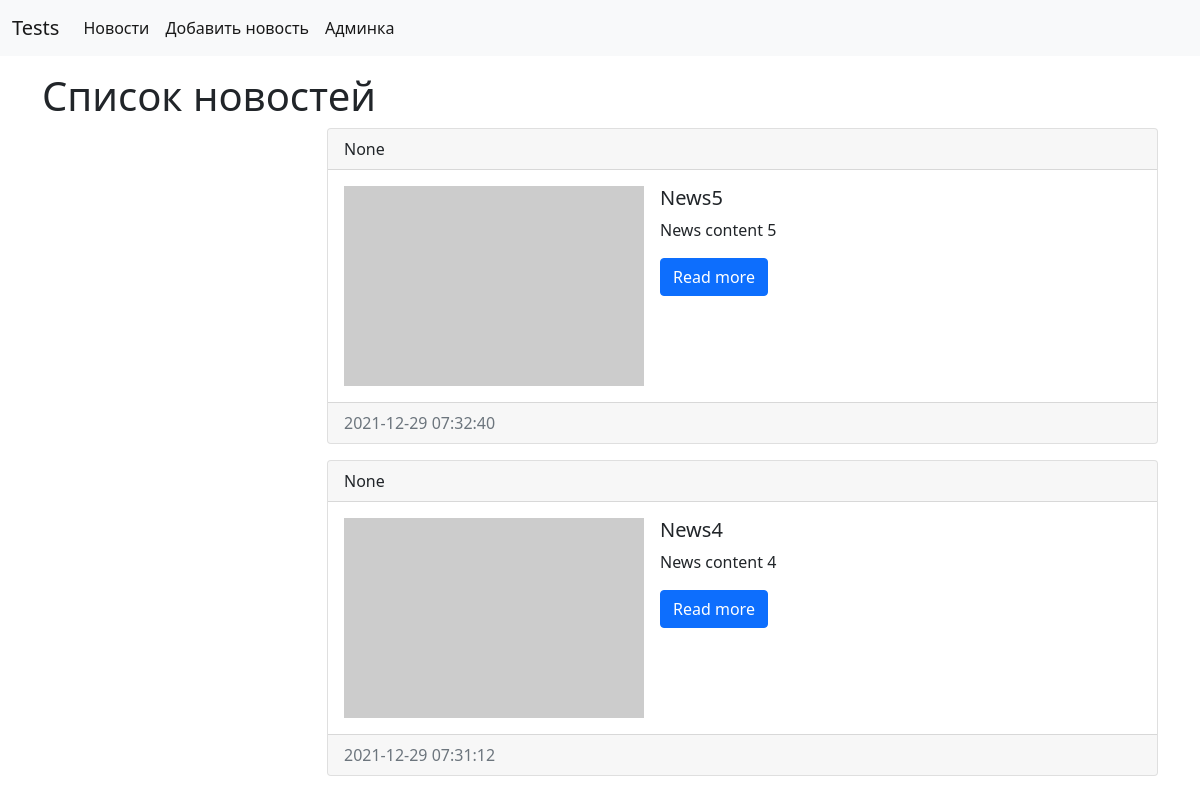
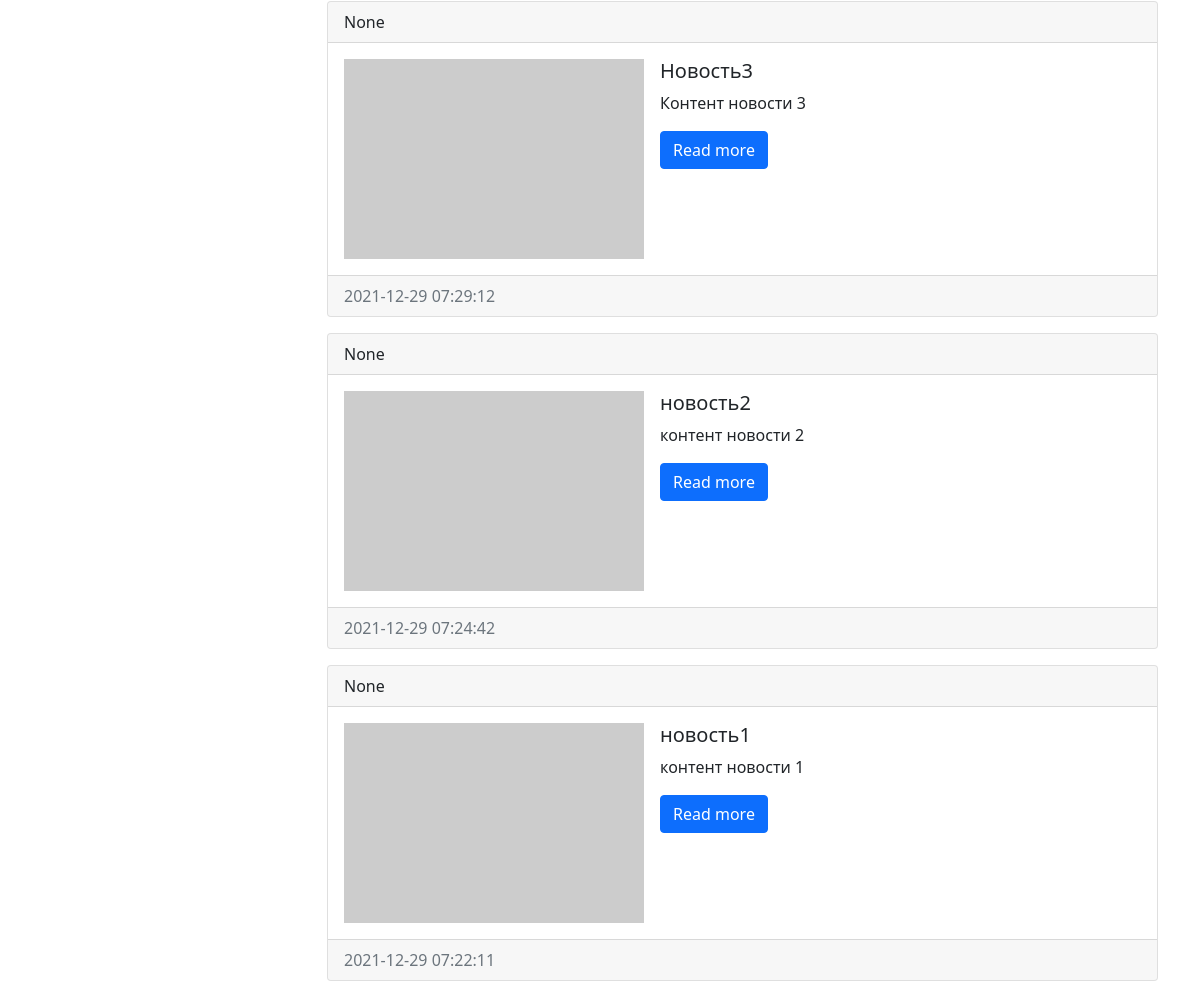
/, run on an earlier commit of the app's database (2 pictures, top to bottom).
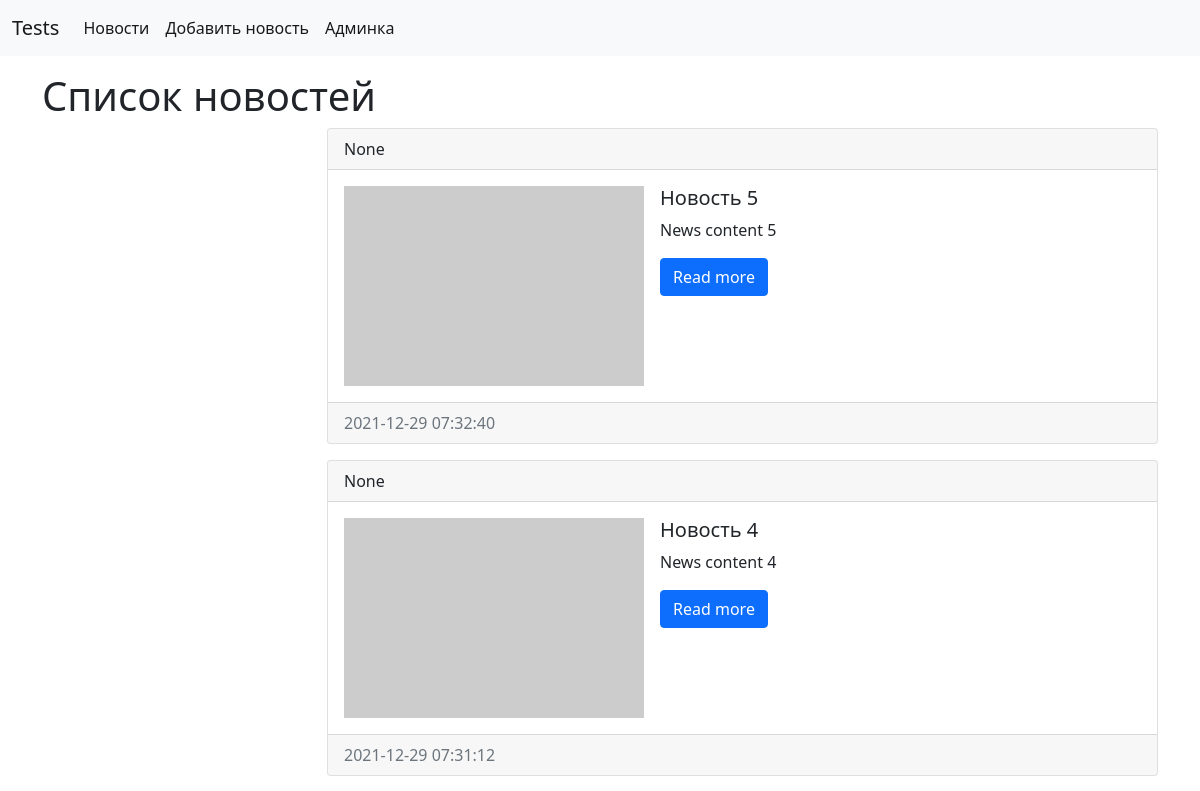
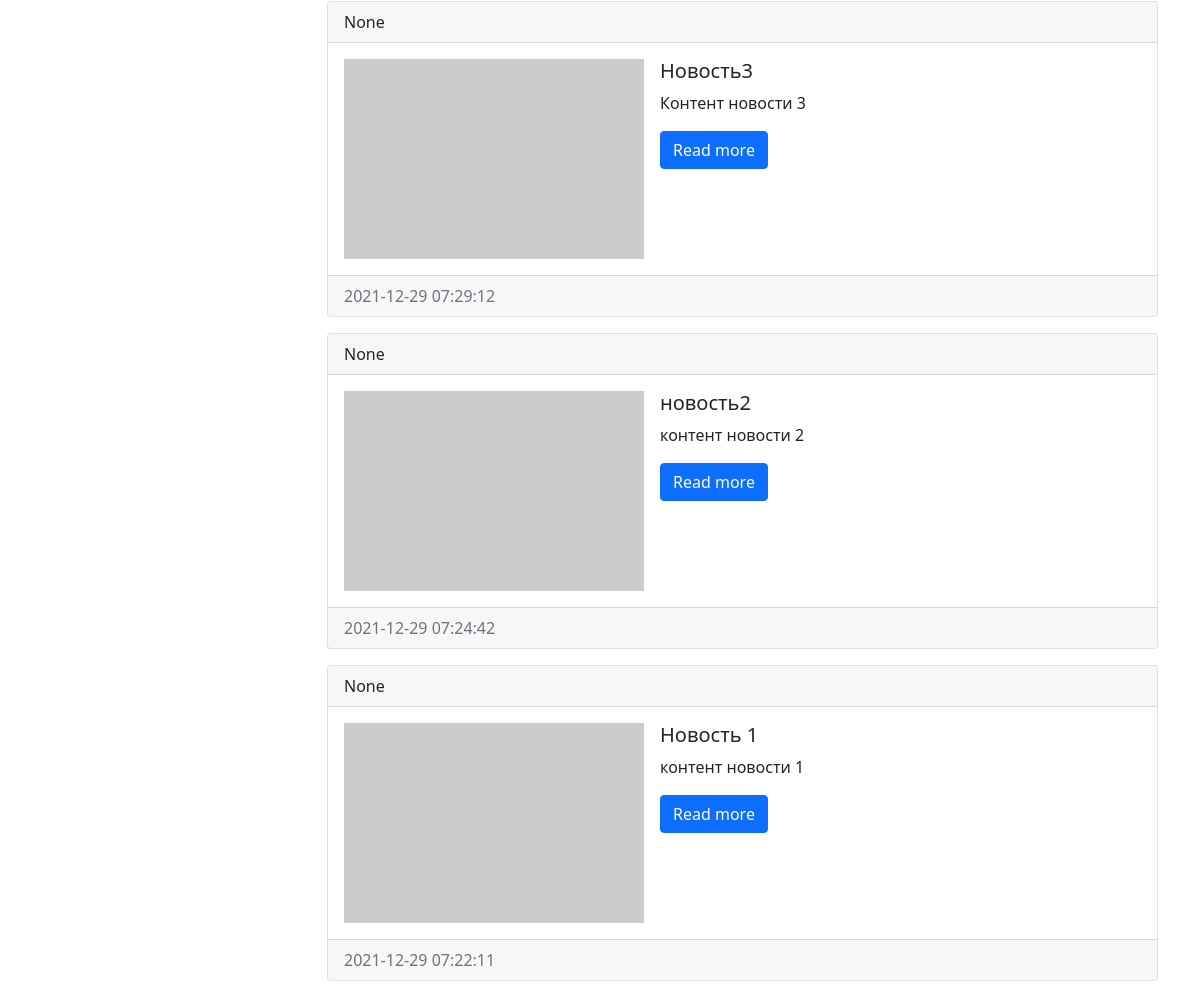
And on a later commit of the database (2 pictures, top to bottom).
### news/models.py (models this page shows, shortened)
class News(models.Model):
    title = models.CharField(max_length=150, verbose_name='Наименование')
    content = models.TextField(blank=True, verbose_name='Контент')
    created_at = models.DateTimeField(auto_now_add=True, verbose_name='Дата создания')
    updated_at = models.DateTimeField(auto_now=True, verbose_name='Дата изменения')
    photo = models.ImageField(upload_to='photos/%Y/%m/%d', verbose_name='Фото', blank=True)
    is_published = models.BooleanField(default=True, verbose_name='Опубликовано')
    category = models.ForeignKey('Category', on_delete=models.PROTECT, null=True)
    class Meta:
        verbose_name = 'новость'
        verbose_name_plural = 'новости'
        ordering = ['-created_at']

### news/views.py (the view)
# urls.py: path('', index),
def index(request):
    news = News.objects.all()
    categories = Category.objects.all()
    context = {
        'news': news,
        'title': 'Cписок новостей',
        'categories': categories
    }
    return render(request, 'news/index.html', context)

### news/templates/news/index.html (shortened to what this page needs)
<!doctype html>
<html lang="en">
<head>
    <link href="https://cdn.jsdelivr.net/npm/bootstrap@5.1.3/dist/css/bootstrap.min.css" rel="stylesheet"
>
</head>
<body>
<nav class="navbar navbar-expand-lg navbar-light bg-light">
    <div class="container-fluid">
        <a class="navbar-brand" href="/">Tests</a>
        <div class="collapse navbar-collapse" id="navbarSupportedContent">
            <ul class="navbar-nav me-auto mb-2 mb-lg-0">
                <li class="nav-item">
                    <a class="nav-link active" aria-current="page" href="/">Новости</a>
                </li>
                <li class="nav-item">
                    <a class="nav-link active" aria-current="page" href="/">Добавить новость</a>
                </li>
                <li class="nav-item">
                    <a class="nav-link active" aria-current="page" href="/admin">Админка</a>
                </li>
            </ul>
        </div>
    </div>
</nav>
<div class="container mt-3">
    <h1>{{ title }}</h1>
    <div class="row">
        <div class="list-group col-md-3">
        </div>
        <div class="col-md-9">
            {% for item in news %}
                <div class="card mb-3">
                    <div class="card-header">
                        {{ item.category }}
                    </div>
                    <div class="card-body">
                        <div class="d-flex">
                            <div class="flex-shrink-0">
                                {% if item.photo %}
                                    <img src="{{ item.photo.url }}" width="300" alt="" class="mr-3">
                                {% else %}
                                    <img src="https://picsum.photos/300/200.webp?random={{ forloop.counter }}">
                                {% endif %}
                            </div>
                            <div class="flex-grow-1 ms-3">
                                <h5 class="card-title">{{ item.title }}</h5>
                                <p class="card-text">{{ item.content|truncatewords:50 }}</p>
                                <a href="#" class="btn btn-primary">Read more</a>
                            </div>
                        </div>
                    </div>
                    <div class="card-footer text-muted">
                        {{ item.created_at|date:"Y-m-d H:i:s" }}
                    </div>
                </div>
            {% endfor %}
        </div>
    </div>
</div>
</body>
</html>

What changed in the data, as far as the page shows it:
changed News "News content 5": title "News5" → "Новость 5"
changed News "News content 4": title "News4" → "Новость 4"
changed News "контент новости 1": title "новость1" → "Новость 1"
